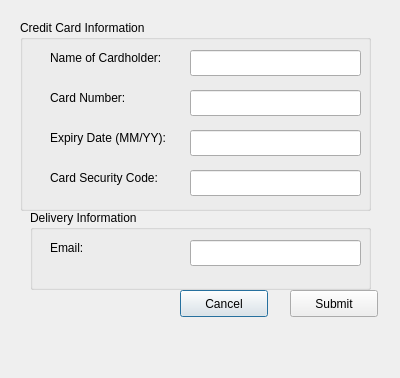
<?xml version="1.0" encoding="UTF-8"?>
<ui version="4.0">
 <class>BillingWindow</class>
 <widget class="QDialog" name="BillingWindow">
  <property name="geometry">
   <rect>
    <x>0</x>
    <y>0</y>
    <width>400</width>
    <height>378</height>
   </rect>
  </property>
  <property name="windowTitle">
   <string>Dialog</string>
  </property>
  <widget class="QGroupBox" name="cardInfoGroup">
   <property name="geometry">
    <rect>
     <x>20</x>
     <y>20</y>
     <width>351</width>
     <height>191</height>
    </rect>
   </property>
   <property name="title">
    <string>Credit Card Information</string>
   </property>
   <widget class="QLabel" name="nameLabel">
    <property name="geometry">
     <rect>
      <x>30</x>
      <y>30</y>
      <width>131</width>
      <height>16</height>
     </rect>
    </property>
    <property name="text">
     <string>Name of Cardholder:</string>
    </property>
   </widget>
   <widget class="QLineEdit" name="codeField">
    <property name="geometry">
     <rect>
      <x>170</x>
      <y>150</y>
      <width>171</width>
      <height>26</height>
     </rect>
    </property>
   </widget>
   <widget class="QLineEdit" name="nameField">
    <property name="geometry">
     <rect>
      <x>170</x>
      <y>30</y>
      <width>171</width>
      <height>26</height>
     </rect>
    </property>
   </widget>
   <widget class="QLineEdit" name="numberField">
    <property name="geometry">
     <rect>
      <x>170</x>
      <y>70</y>
      <width>171</width>
      <height>26</height>
     </rect>
    </property>
   </widget>
   <widget class="QLineEdit" name="expiryField">
    <property name="geometry">
     <rect>
      <x>170</x>
      <y>110</y>
      <width>171</width>
      <height>26</height>
     </rect>
    </property>
   </widget>
   <widget class="QLabel" name="codeLabel">
    <property name="geometry">
     <rect>
      <x>30</x>
      <y>150</y>
      <width>131</width>
      <height>16</height>
     </rect>
    </property>
    <property name="text">
     <string>Card Security Code:</string>
    </property>
   </widget>
   <widget class="QLabel" name="numberLabel">
    <property name="geometry">
     <rect>
      <x>30</x>
      <y>70</y>
      <width>131</width>
      <height>16</height>
     </rect>
    </property>
    <property name="text">
     <string>Card Number:</string>
    </property>
   </widget>
   <widget class="QLabel" name="expiryLabel">
    <property name="geometry">
     <rect>
      <x>30</x>
      <y>110</y>
      <width>131</width>
      <height>16</height>
     </rect>
    </property>
    <property name="text">
     <string>Expiry Date (MM/YY):</string>
    </property>
   </widget>
  </widget>
  <widget class="QGroupBox" name="deliveryInfoGroup">
   <property name="geometry">
    <rect>
     <x>30</x>
     <y>210</y>
     <width>341</width>
     <height>80</height>
    </rect>
   </property>
   <property name="title">
    <string>Delivery Information</string>
   </property>
   <widget class="QLabel" name="emailLabel">
    <property name="geometry">
     <rect>
      <x>20</x>
      <y>30</y>
      <width>131</width>
      <height>16</height>
     </rect>
    </property>
    <property name="text">
     <string>Email:</string>
    </property>
   </widget>
   <widget class="QLineEdit" name="emailField">
    <property name="geometry">
     <rect>
      <x>160</x>
      <y>30</y>
      <width>171</width>
      <height>26</height>
     </rect>
    </property>
   </widget>
  </widget>
  <widget class="QPushButton" name="cancelButton">
   <property name="geometry">
    <rect>
     <x>180</x>
     <y>290</y>
     <width>88</width>
     <height>27</height>
    </rect>
   </property>
   <property name="text">
    <string>Cancel</string>
   </property>
  </widget>
  <widget class="QPushButton" name="submitButton">
   <property name="geometry">
    <rect>
     <x>290</x>
     <y>290</y>
     <width>88</width>
     <height>27</height>
    </rect>
   </property>
   <property name="text">
    <string>Submit</string>
   </property>
  </widget>
  <widget class="QLabel" name="errorLabel">
   <property name="geometry">
    <rect>
     <x>50</x>
     <y>340</y>
     <width>331</width>
     <height>16</height>
    </rect>
   </property>
   <property name="styleSheet">
    <string notr="true">QLabel { color : red; }</string>
   </property>
   <property name="text">
    <string/>
   </property>
  </widget>
 </widget>
 <resources/>
 <connections/>
</ui>
